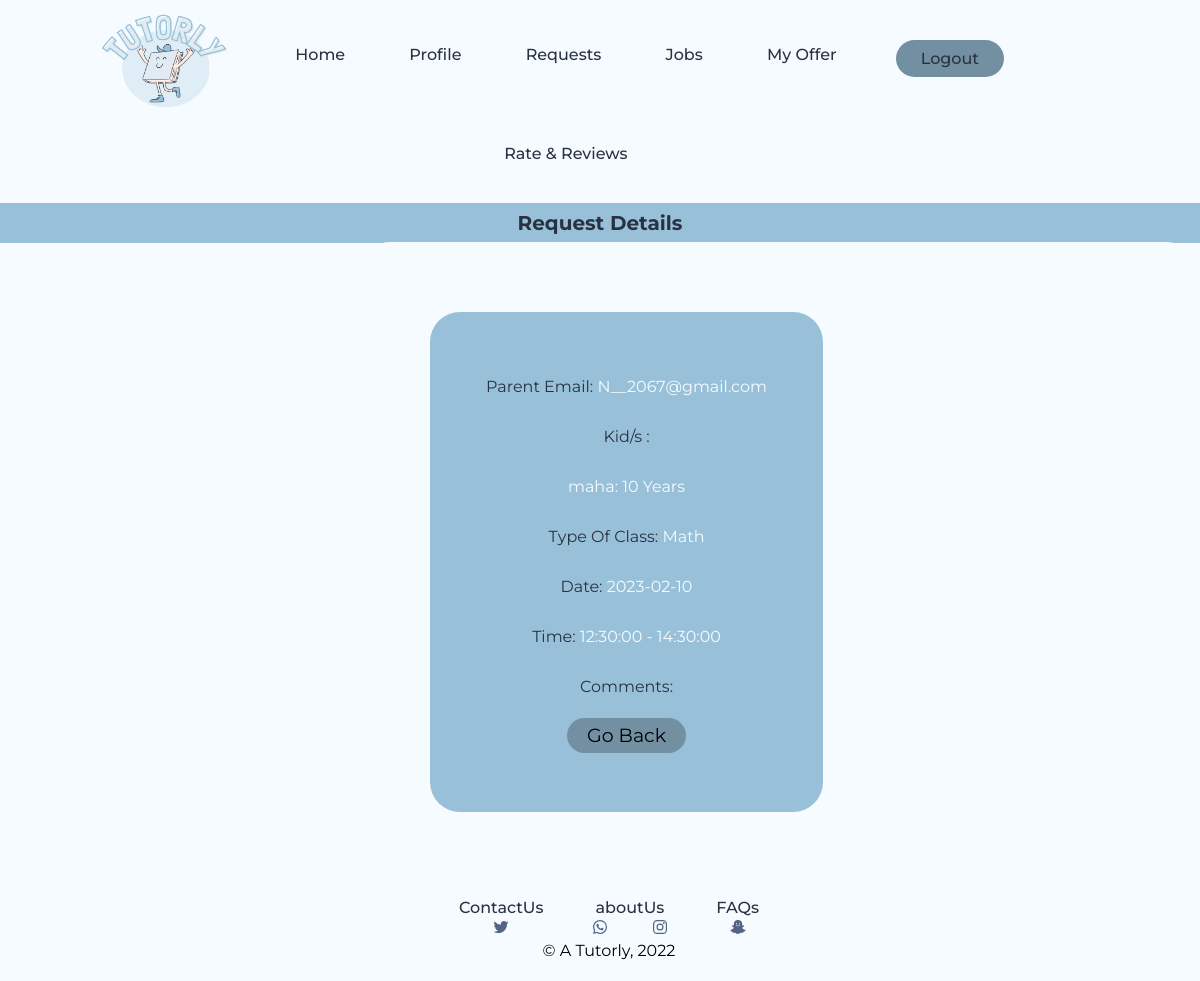
/php_files/RequestListDetails.php?id=2, run on an earlier commit of the app's database.
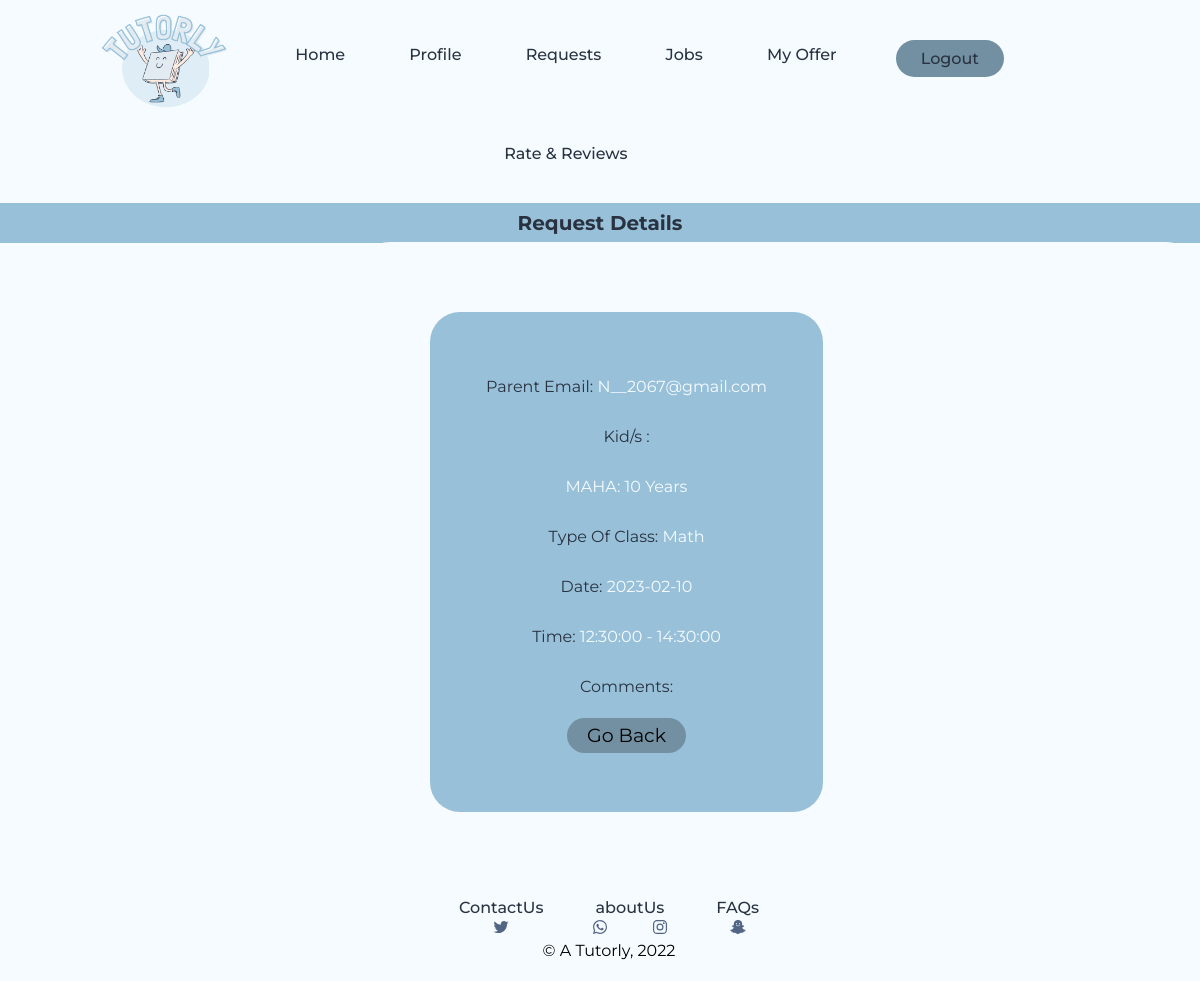
And on a later commit of the database.
### tables this page shows
CREATE TABLE `kids` (
  `ID` int(11) NOT NULL,
  `kidName` varchar(200) NOT NULL,
  `kidAge` int(11) NOT NULL
);

### php_files/RequestListDetails.php (the view, shortened to what this page needs)
<!DOCTYPE html>
<html>
<head>
    <link rel ="stylesheet" type="text/css" href = "../css_files/common.css">
    <link rel="stylesheet" type="text/css" href="../css_files/RequestOffers.css">
    <link rel="stylesheet" type="text/css" href="../css_files/TutorsOffers.css"></head>
</head>
<body>
      <?php include("tutorHeader.php");?>
 <?php
 include('../php_files/connectDB.php');
if(isset($_GET['id'])){
   $id = mysqli_real_escape_string($connection,$_GET['id']);
    $sql = "SELECT `TypeOfClass`,  `ID`,`parentEmail`,`startDate`,`startTime`, `endTime`, `comments` FROM `requests` WHERE `requests`.`ID` = $id";
    $result = mysqli_query($connection,  $sql);
    $valu = mysqli_num_rows($result);
}
 ?>
<h2 id="offerH2"> Request Details</h2>
<?php
if($valu > 0 ){
$row = mysqli_fetch_row($result);
$TypeOfClass = key($row);
next($row);
$id = key($row);
next($row);
$parentEmail = key($row);
next($row);
$startDate = key($row);
next($row);
$startTime = key($row);
next($row);
$endTime = key($row);
next($row);
$comments = key($row);
next($row);
$kids = "SELECT `kidName`,`kidAge` FROM `kids` WHERE `kids`.`ID` = $row[$id]";
$result2 = mysqli_query($connection, $kids);
?>
<div class="holder"style="background-color: #F5FBFF;margin:4px;margin-left:30%;">
<p class="req1" style=" height:auto; width:50%; margin-right:8px;">
   <label class="nameLabel">Parent Email: </label>
   <label class="Name"><?php echo(($row[$parentEmail]))?></label><br>
<label class="nameLabel">Kid/s : </label><br>
<label class="Name"><?php
while($kidrow = mysqli_fetch_row($result2)){
    $kname = key($kidrow);
    next($kidrow);
    $kAge = key($kidrow);
    next($kidrow);
     echo $kidrow[$kname].": ".$kidrow[$kAge]." Years<br>";
}
?></label>
<label class="nameLabel">Type Of Class: </label>
<label class="Name"><?php echo(($row[$TypeOfClass]))?></label>
<br>
<label class="nameLabel">Date: </label>
<label class="Name"><?php echo(($row[$startDate]))?></label>
<br>
<label class="nameLabel">Time: </label>
<label class="Name"><?php echo(($row[$startTime]))?> - <?php echo(($row[$endTime])); ?></label><br>
<label class="nameLabel">Comments: </label>
<label class="Name"><?php echo(($row[$comments]))?> </label><br>
<input type="submit" class="goBack" onclick="location.href ='../php_files/RequestList.php';" value="Go Back"/>
</p>
</div>
<?php
}
?>
<?php include("../php_files/footer.php");?>
</body>
</html>

What changed in the data, as far as the page shows it:
changed kids: kidName "maha" → "MAHA"
